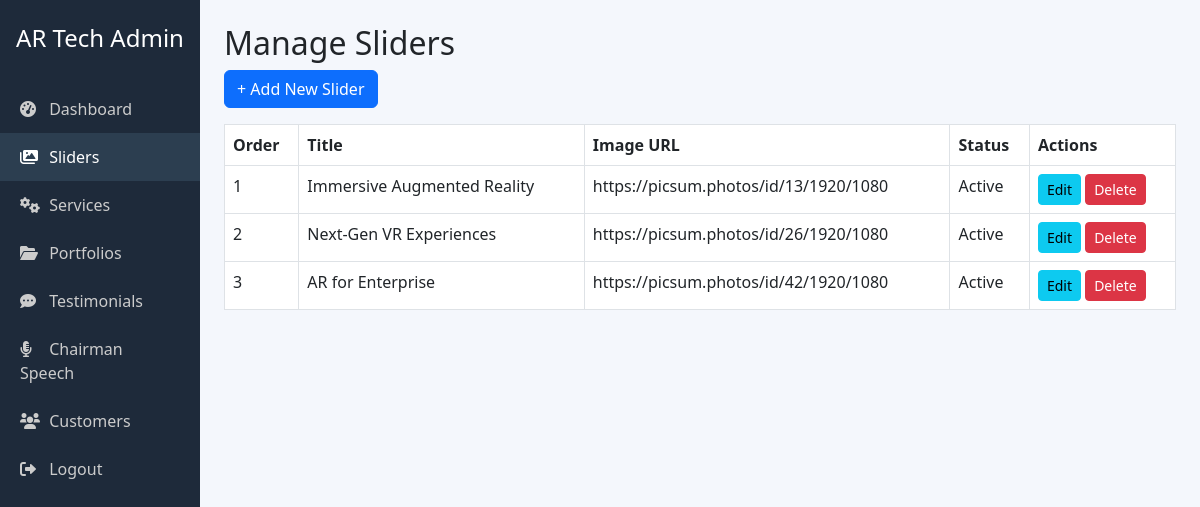
Page /admin/manage_sliders.php (signed in) on the committed database.
### tables this page shows
CREATE TABLE `sliders` (
  `id` int(11) NOT NULL,
  `title` varchar(255) NOT NULL,
  `subtitle` text DEFAULT NULL,
  `image_url` varchar(500) NOT NULL,
  `button_text` varchar(100) DEFAULT NULL,
  `button_link` varchar(255) DEFAULT NULL,
  `status` tinyint(1) DEFAULT 1,
  `order_position` int(11) DEFAULT 0
);

### admin/manage_sliders.php (the view, shortened to what this page needs)
<?php
require_once '../config.php';
$sliders = $pdo->query("SELECT * FROM sliders ORDER BY order_position ASC")->fetchAll();
?>
<!DOCTYPE html>
<html lang="en">
<head>
    <link href="https://cdn.jsdelivr.net/npm/bootstrap@5.3.0/dist/css/bootstrap.min.css" rel="stylesheet">
    <link rel="stylesheet" href="https://cdnjs.cloudflare.com/ajax/libs/font-awesome/6.0.0-beta3/css/all.min.css">
</head>
<body>
<div class="container-fluid">
    <div class="row">
        <div class="col-md-3 col-lg-2 px-0 sidebar">
            <div class="text-center py-4"><h4 class="text-white">AR Tech Admin</h4></div>
            <a href="dashboard.php"><i class="fas fa-tachometer-alt"></i> Dashboard</a>
            <a href="manage_sliders.php" class="active"><i class="fas fa-images"></i> Sliders</a>
            <a href="manage_services.php"><i class="fas fa-cogs"></i> Services</a>
            <a href="manage_portfolios.php"><i class="fas fa-folder-open"></i> Portfolios</a>
            <a href="manage_testimonials.php"><i class="fas fa-comment-dots"></i> Testimonials</a>
            <a href="manage_chairman.php"><i class="fas fa-microphone-alt"></i> Chairman Speech</a>
            <a href="manage_customers.php"><i class="fas fa-users"></i> Customers</a>
            <a href="logout.php"><i class="fas fa-sign-out-alt"></i> Logout</a>
        </div>
        <div class="col-md-9 col-lg-10 p-4">
            <h2>Manage Sliders</h2>
            <button class="btn btn-primary mb-3" data-bs-toggle="modal" data-bs-target="#sliderModal" onclick="clearForm()">+ Add New Slider</button>
            <table class="table table-bordered bg-white">
                <thead><tr><th>Order</th><th>Title</th><th>Image URL</th><th>Status</th><th>Actions</th></tr></thead>
                <tbody>
                    <?php foreach($sliders as $s): ?>
                    <tr>
                        <td><?php echo $s['order_position']; ?></td>
                        <td><?php echo htmlspecialchars($s['title']); ?></td>
                        <td><?php echo htmlspecialchars($s['image_url']); ?></td>
                        <td><?php echo $s['status'] ? 'Active' : 'Inactive'; ?></td>
                        <td>
                            <a href="?edit=<?php echo $s['id']; ?>" class="btn btn-sm btn-info" onclick="editSlider(<?php echo htmlspecialchars(json_encode($s)); ?>)">Edit</a>
                            <a href="?delete=<?php echo $s['id']; ?>" class="btn btn-sm btn-danger" onclick="return confirm('Delete?')">Delete</a>
                        </td>
                    </tr>
                    <?php endforeach; ?>
                </tbody>
            </table>
        </div>
    </div>
</div>
</body>
</html>

### admin/manage_sliders.php (style rules this page uses)
body { background: #f4f7fc; }
.sidebar { background: #1e2a3a; min-height: 100vh; }
.sidebar a { color: #ccc; text-decoration: none; display: block; padding: 12px 20px; }
.sidebar a:hover, .sidebar a.active { background: #2c3e50; color: white; }
.sidebar i { width: 25px; }

### rows in the picture
sliders: order_position "1", title "Immersive Augmented Reality", image_url "https://picsum.photos/id/13/1920/1080", status "Active"
sliders: order_position "2", title "Next-Gen VR Experiences", image_url "https://picsum.photos/id/26/1920/1080", status "Active"
sliders: order_position "3", title "AR for Enterprise", image_url "https://picsum.photos/id/42/1920/1080", status "Active"
